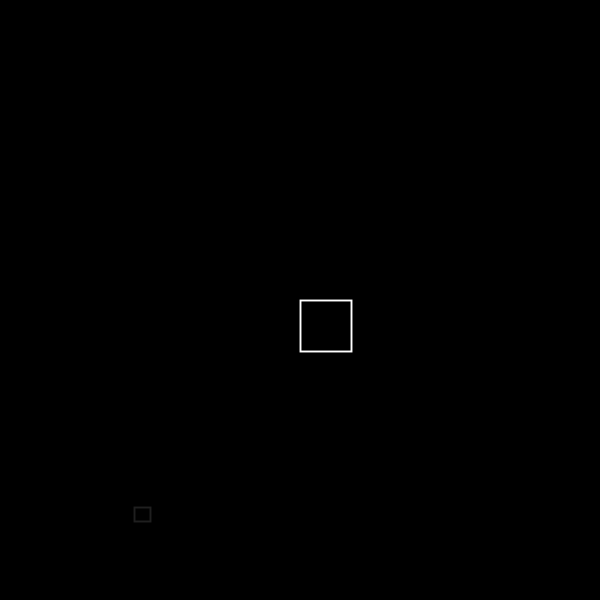
Frame 1 (no input)
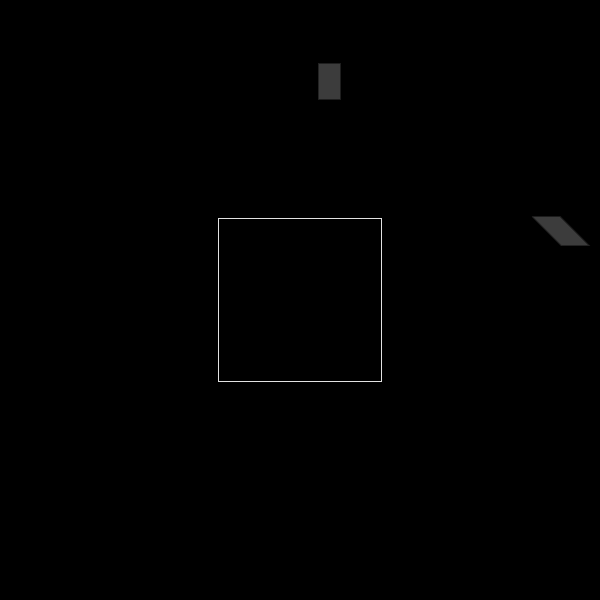
Frame 60 (the mouse pressed at the canvas centre just before this capture)
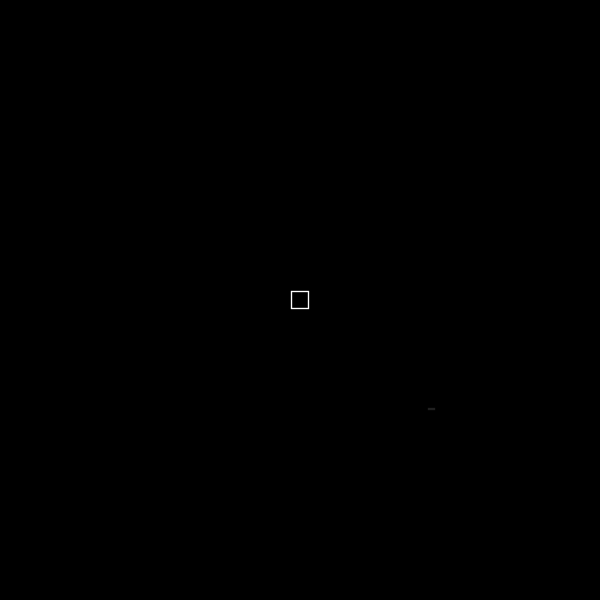
Frame 120 (the mouse held since frame 60 and released just before this capture)

The Processing sketch that drew these frames (run headless with seeded random() and noise(); from frame 60 on, the mouse is pressed at the canvas centre):

// Processing sketch: processing_87131
// ── processing_87131.pde

float x = 0;
float y = 0;
float a = 0;
float b = 0;
float c = 0;
float s = random(50);
int i = 255;

void setup() {
  size(600, 600);
}


void draw() {
  background(0);
  b = random(0, 200);
  c = random(0, 2);
  noFill();
  strokeWeight(c);
  stroke(255);
  rect(300, 300, b, b); 

  stroke(s, 250);
  rectMode(CENTER);
  x = random(0, 600);
  y = random(0, 600);
  a = random(0, 50); 
  fill(frameCount%i); 
  rect(x, y, a, a*random(2));


  translate(width/4, height/4);
  shearX(PI/4.0);
  rect(x, y, random(30), random(30));
}
